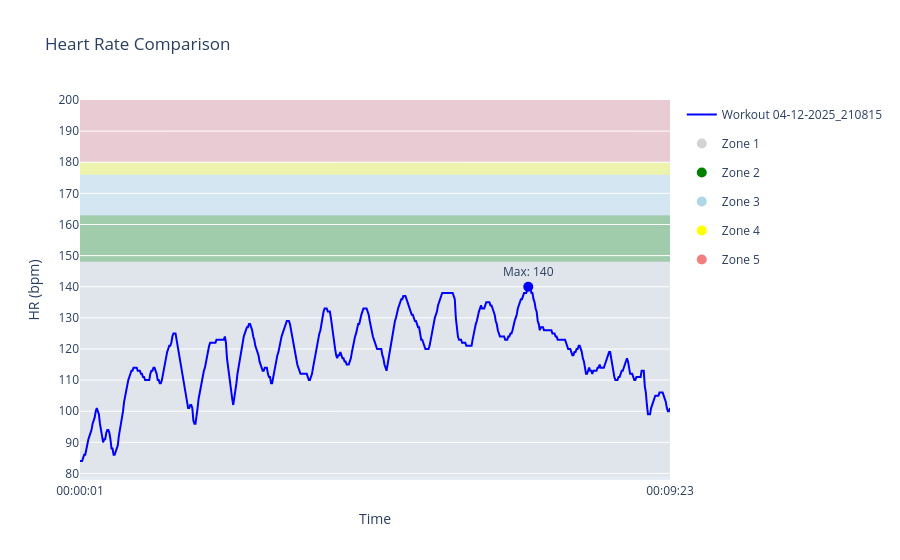
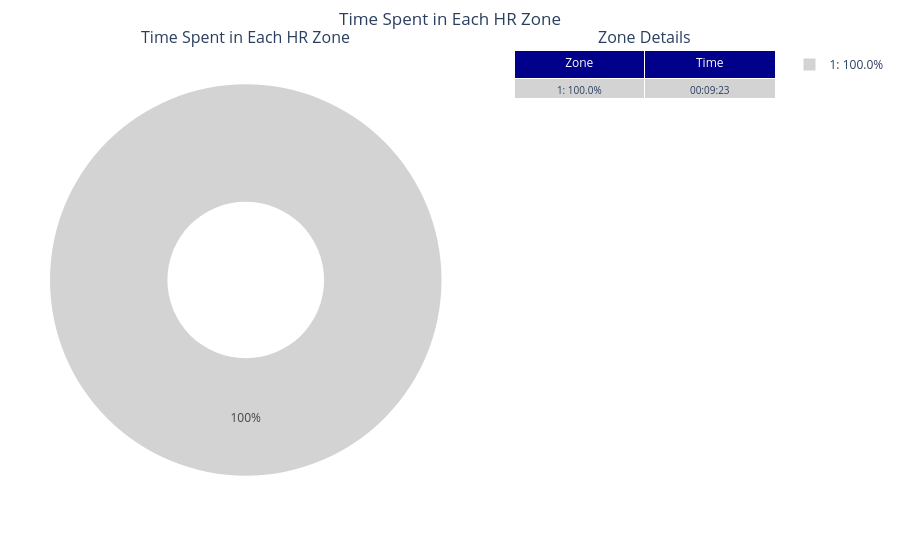
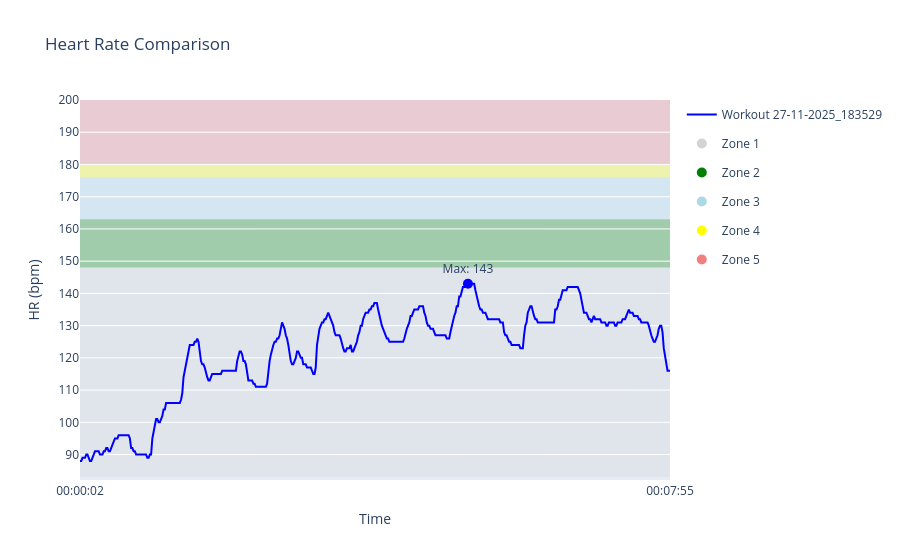
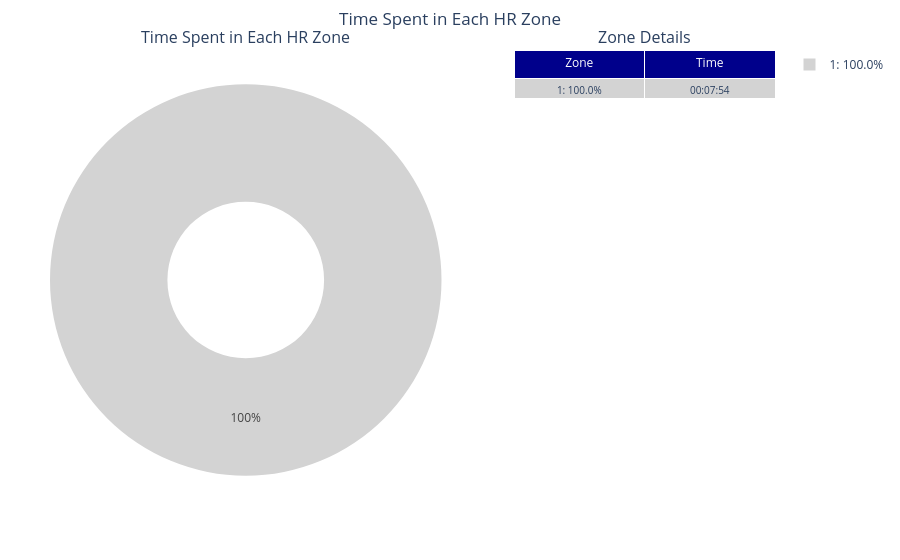

Notebook code cell kept with these figures, in order:
### Code cell
# Visualize all the workouts in a loop

usePieChart = True
usePlot = True
# List of workout IDs
workout_ids = [
    '04-12-2025_210815',
    '27-11-2025_183529'
]

# Loop through each workout ID and plot
for workoutId in workout_ids:
    if usePlot:
        plot_hr_with_zones(workoutId, db_path="../hr_data/database_v2.duckdb")
    if usePieChart:
        piechart_hr_with_zones(workoutId, db_path="../hr_data/database_v2.duckdb")

### Figure 1 — Plotly figure (JSON) as saved in the notebook; plotly's stock layout.template omitted (floating-point values rounded to 4 significant figures; data arrays with more than 128 entries replaced by an {"elided": "..."} marker saying what was removed)
{"data": [{"hoverinfo": "none", "hovertemplate": "Time: %{x}<br>HR: %{y} bpm<br>Workout: 04-12-2025_210815<extra></extra>", "line": {"color": "blue", "width": 2}, "mode": "lines", "name": "Workout 04-12-2025_210815", "type": "scatter", "x": {"elided": "563 str values"}, "y": {"elided": "563 int values"}}, {"hoverinfo": "skip", "marker": {"color": "blue", "size": 10, "symbol": "circle"}, "mode": "markers+text", "showlegend": false, "text": ["Max: 140"], "textposition": "top center", "type": "scatter", "x": ["00:07:08"], "y": [140]}, {"legendgroup": "Zone 1", "marker": {"color": "lightgray", "size": 10}, "mode": "markers", "name": "Zone 1", "showlegend": true, "type": "scatter", "x": [null], "y": [null]}, {"legendgroup": "Zone 2", "marker": {"color": "green", "size": 10}, "mode": "markers", "name": "Zone 2", "showlegend": true, "type": "scatter", "x": [null], "y": [null]}, {"legendgroup": "Zone 3", "marker": {"color": "lightblue", "size": 10}, "mode": "markers", "name": "Zone 3", "showlegend": true, "type": "scatter", "x": [null], "y": [null]}, {"legendgroup": "Zone 4", "marker": {"color": "yellow", "size": 10}, "mode": "markers", "name": "Zone 4", "showlegend": true, "type": "scatter", "x": [null], "y": [null]}, {"legendgroup": "Zone 5", "marker": {"color": "lightcoral", "size": 10}, "mode": "markers", "name": "Zone 5", "showlegend": true, "type": "scatter", "x": [null], "y": [null]}], "layout": {"hovermode": "x", "shapes": [{"fillcolor": "lightgray", "layer": "below", "line": {"width": 0}, "opacity": 0.3, "type": "rect", "x0": 0, "x1": 1, "xref": "paper", "y0": 79, "y1": 148, "yref": "y"}, {"fillcolor": "green", "layer": "below", "line": {"width": 0}, "opacity": 0.3, "type": "rect", "x0": 0, "x1": 1, "xref": "paper", "y0": 148, "y1": 163, "yref": "y"}, {"fillcolor": "lightblue", "layer": "below", "line": {"width": 0}, "opacity": 0.3, "type": "rect", "x0": 0, "x1": 1, "xref": "paper", "y0": 163, "y1": 176, "yref": "y"}, {"fillcolor": "yellow", "layer": "below", "line": {"width": 0}, "opacity": 0.3, "type": "rect", "x0": 0, "x1": 1, "xref": "paper", "y0": 176, "y1": 180, "yref": "y"}, {"fillcolor": "lightcoral", "layer": "below", "line": {"width": 0}, "opacity": 0.3, "type": "rect", "x0": 0, "x1": 1, "xref": "paper", "y0": 180, "y1": 200, "yref": "y"}], "title": {"text": "Heart Rate Comparison"}, "xaxis": {"showline": true, "showspikes": true, "spikecolor": "gray", "spikedash": "solid", "spikemode": "across", "spikesnap": "cursor", "spikethickness": 1, "ticktext": ["00:00:01", "00:09:23"], "tickvals": ["00:00:01", "00:09:23"], "title": {"text": "Time"}}, "yaxis": {"dtick": 10, "range": [80, null], "title": {"text": "HR (bpm)"}}}}

### Figure 2 — Plotly figure (JSON) as saved in the notebook; plotly's stock layout.template omitted (floating-point values rounded to 4 significant figures)
{"data": [{"domain": {"x": [0, 0.54], "y": [0, 1]}, "hole": 0.4, "labels": ["1: 100.0%"], "marker": {"colors": ["lightgray"]}, "type": "pie", "values": [100.0]}, {"cells": {"align": "center", "fill": {"color": "lightgray"}, "font": {"size": 10}, "values": [["1: 100.0%"], ["00:09:23"]]}, "domain": {"x": [0.64, 1], "y": [0, 1]}, "header": {"align": "center", "fill": {"color": "darkblue"}, "font": {"color": "white", "size": 12}, "values": ["Zone", "Time"]}, "type": "table"}], "layout": {"annotations": [{"font": {"size": 16}, "showarrow": false, "text": "Time Spent in Each HR Zone", "x": 0.27, "xanchor": "center", "xref": "paper", "y": 1, "yanchor": "bottom", "yref": "paper"}, {"font": {"size": 16}, "showarrow": false, "text": "Zone Details", "x": 0.82, "xanchor": "center", "xref": "paper", "y": 1, "yanchor": "bottom", "yref": "paper"}], "margin": {"b": 50, "l": 50, "r": 50, "t": 50}, "title": {"text": "Time Spent in Each HR Zone", "x": 0.5}}}

### Figure 3 — Plotly figure (JSON) as saved in the notebook; plotly's stock layout.template omitted (floating-point values rounded to 4 significant figures; data arrays with more than 128 entries replaced by an {"elided": "..."} marker saying what was removed)
{"data": [{"hoverinfo": "none", "hovertemplate": "Time: %{x}<br>HR: %{y} bpm<br>Workout: 27-11-2025_183529<extra></extra>", "line": {"color": "blue", "width": 2}, "mode": "lines", "name": "Workout 27-11-2025_183529", "type": "scatter", "x": {"elided": "474 str values"}, "y": {"elided": "474 int values"}}, {"hoverinfo": "skip", "marker": {"color": "blue", "size": 10, "symbol": "circle"}, "mode": "markers+text", "showlegend": false, "text": ["Max: 143"], "textposition": "top center", "type": "scatter", "x": ["00:05:13"], "y": [143]}, {"legendgroup": "Zone 1", "marker": {"color": "lightgray", "size": 10}, "mode": "markers", "name": "Zone 1", "showlegend": true, "type": "scatter", "x": [null], "y": [null]}, {"legendgroup": "Zone 2", "marker": {"color": "green", "size": 10}, "mode": "markers", "name": "Zone 2", "showlegend": true, "type": "scatter", "x": [null], "y": [null]}, {"legendgroup": "Zone 3", "marker": {"color": "lightblue", "size": 10}, "mode": "markers", "name": "Zone 3", "showlegend": true, "type": "scatter", "x": [null], "y": [null]}, {"legendgroup": "Zone 4", "marker": {"color": "yellow", "size": 10}, "mode": "markers", "name": "Zone 4", "showlegend": true, "type": "scatter", "x": [null], "y": [null]}, {"legendgroup": "Zone 5", "marker": {"color": "lightcoral", "size": 10}, "mode": "markers", "name": "Zone 5", "showlegend": true, "type": "scatter", "x": [null], "y": [null]}], "layout": {"hovermode": "x", "shapes": [{"fillcolor": "lightgray", "layer": "below", "line": {"width": 0}, "opacity": 0.3, "type": "rect", "x0": 0, "x1": 1, "xref": "paper", "y0": 83, "y1": 148, "yref": "y"}, {"fillcolor": "green", "layer": "below", "line": {"width": 0}, "opacity": 0.3, "type": "rect", "x0": 0, "x1": 1, "xref": "paper", "y0": 148, "y1": 163, "yref": "y"}, {"fillcolor": "lightblue", "layer": "below", "line": {"width": 0}, "opacity": 0.3, "type": "rect", "x0": 0, "x1": 1, "xref": "paper", "y0": 163, "y1": 176, "yref": "y"}, {"fillcolor": "yellow", "layer": "below", "line": {"width": 0}, "opacity": 0.3, "type": "rect", "x0": 0, "x1": 1, "xref": "paper", "y0": 176, "y1": 180, "yref": "y"}, {"fillcolor": "lightcoral", "layer": "below", "line": {"width": 0}, "opacity": 0.3, "type": "rect", "x0": 0, "x1": 1, "xref": "paper", "y0": 180, "y1": 200, "yref": "y"}], "title": {"text": "Heart Rate Comparison"}, "xaxis": {"showline": true, "showspikes": true, "spikecolor": "gray", "spikedash": "solid", "spikemode": "across", "spikesnap": "cursor", "spikethickness": 1, "ticktext": ["00:00:02", "00:07:55"], "tickvals": ["00:00:02", "00:07:55"], "title": {"text": "Time"}}, "yaxis": {"dtick": 10, "range": [80, null], "title": {"text": "HR (bpm)"}}}}

### Figure 4 — Plotly figure (JSON) as saved in the notebook; plotly's stock layout.template omitted (floating-point values rounded to 4 significant figures)
{"data": [{"domain": {"x": [0, 0.54], "y": [0, 1]}, "hole": 0.4, "labels": ["1: 100.0%"], "marker": {"colors": ["lightgray"]}, "type": "pie", "values": [100.0]}, {"cells": {"align": "center", "fill": {"color": "lightgray"}, "font": {"size": 10}, "values": [["1: 100.0%"], ["00:07:54"]]}, "domain": {"x": [0.64, 1], "y": [0, 1]}, "header": {"align": "center", "fill": {"color": "darkblue"}, "font": {"color": "white", "size": 12}, "values": ["Zone", "Time"]}, "type": "table"}], "layout": {"annotations": [{"font": {"size": 16}, "showarrow": false, "text": "Time Spent in Each HR Zone", "x": 0.27, "xanchor": "center", "xref": "paper", "y": 1, "yanchor": "bottom", "yref": "paper"}, {"font": {"size": 16}, "showarrow": false, "text": "Zone Details", "x": 0.82, "xanchor": "center", "xref": "paper", "y": 1, "yanchor": "bottom", "yref": "paper"}], "margin": {"b": 50, "l": 50, "r": 50, "t": 50}, "title": {"text": "Time Spent in Each HR Zone", "x": 0.5}}}
